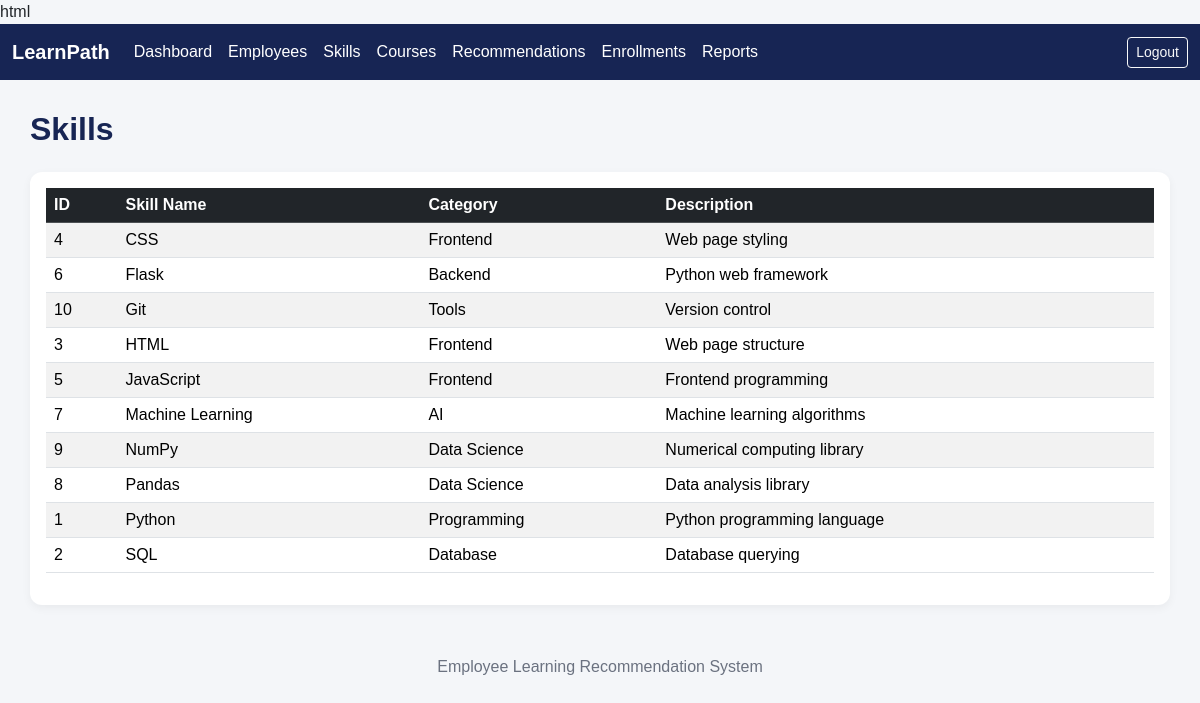
Screenshot of /skills/ with the database file from the repository.
### app/models/skill.py (models this page shows, shortened)
class Skill(db.Model):
    __tablename__ = "skills"
    id = db.Column(db.Integer, primary_key=True)
    name = db.Column(
        db.String(100),
        unique=True,
        nullable=False
    )
    description = db.Column(db.Text)
    category = db.Column(db.String(100))
    employee_skills = db.relationship(
        "EmployeeSkill",
        back_populates="skill"
    )
    course_skills = db.relationship(
        "CourseSkill",
        back_populates="skill"
    )

### app/controllers/ui_controller.py (the view)
@ui_bp.route("/skills/")
def skill_list():
    skills = skill_repository.get_all_skills()
    return render_template(
        "skills/skill_list.html",
        skills=skills
    )

### app/repositories/skill_repository.py (called while the page is built)
def get_all_skills():
    return Skill.query.order_by(Skill.name).all()

### app/templates/skills/skill_list.html (shortened to what this page needs)
{% extends "base.html" %}
{% block content %}
<h2 class="page-title mb-4">
    Skills
</h2>
<div class="card p-3">
    <table class="table table-striped">
        <thead class="table-dark">
            <tr>
                <th>ID</th>
                <th>Skill Name</th>
                <th>Category</th>
                <th>Description</th>
            </tr>
        </thead>
        <tbody>
            {% for skill in skills %}
            <tr>
                <td>{{ skill.id }}</td>
                <td>{{ skill.name }}</td>
                <td>
                    {{ skill.category|default("General") }}
                </td>
                <td>
                    {{ skill.description|default("No description") }}
                </td>
            </tr>
            {% else %}
            <tr>
                <td colspan="4" class="text-center">
                    No skills found.
                </td>
            </tr>
            {% endfor %}
        </tbody>
    </table>
</div>
{% endblock %}

### app/templates/base.html (style rules this page uses)
body { background-color: #f4f6f9; font-family: Arial, sans-serif; }
.card { border: none; border-radius: 12px; box-shadow: 0 3px 10px rgba(0,0,0,0.05); }
.page-title { font-weight: bold; color: #172554; }

### rows the page displays
Skill: id "4", name "CSS", category "Frontend", description "Web page styling"
Skill: id "6", name "Flask", category "Backend", description "Python web framework"
Skill: id "10", name "Git", category "Tools", description "Version control"
Skill: id "3", name "HTML", category "Frontend", description "Web page structure"
Skill: id "5", name "JavaScript", category "Frontend", description "Frontend programming"
Skill: id "7", name "Machine Learning", category "AI", description "Machine learning algorithms"
Skill: id "9", name "NumPy", category "Data Science", description "Numerical computing library"
Skill: id "8", name "Pandas", category "Data Science", description "Data analysis library"
Skill: id "1", name "Python", category "Programming", description "Python programming language"
Skill: id "2", name "SQL", category "Database", description "Database querying"
